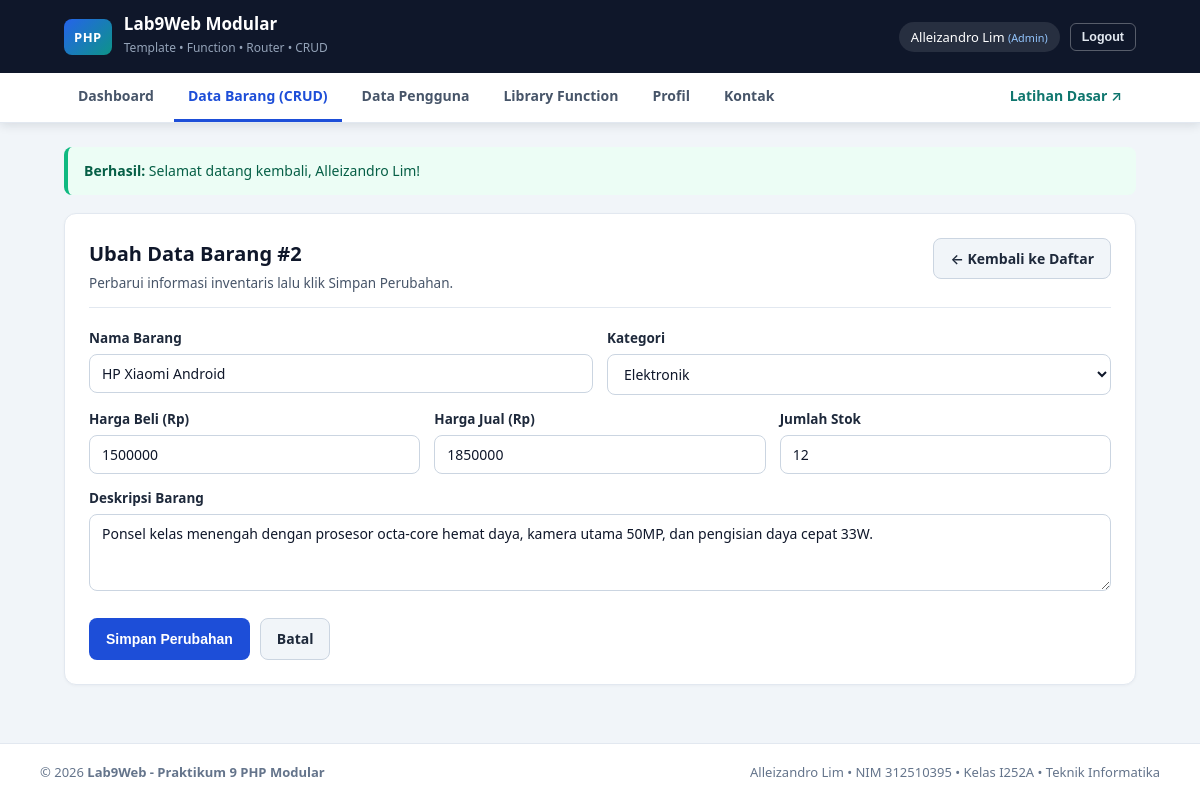
The page /index.php?page=barang/edit&id=2 (signed in) on the database its author committed.
### tables this page shows
CREATE TABLE data_barang (
    id_barang INT AUTO_INCREMENT PRIMARY KEY,
    kategori VARCHAR(50) NOT NULL,
    nama VARCHAR(100) NOT NULL,
    deskripsi TEXT DEFAULT NULL,
    gambar VARCHAR(100) DEFAULT 'default-item.svg',
    harga_beli DECIMAL(12, 0) NOT NULL DEFAULT 0,
    harga_jual DECIMAL(12, 0) NOT NULL DEFAULT 0,
    stok INT(4) NOT NULL DEFAULT 0
);

### modules/barang/edit.php (the view, shortened to what this page needs)
<?php
$id = isset($_GET['id']) && filter_var($_GET['id'], FILTER_VALIDATE_INT) !== false
    ? (int)$_GET['id']
    : (isset($_POST['id_barang']) ? (int)$_POST['id_barang'] : 0);
$stmtCari = $pdo->prepare("SELECT * FROM data_barang WHERE id_barang = :id");
$stmtCari->execute([':id' => $id]);
$barang = $stmtCari->fetch();
$daftarKategori = ['Elektronik', 'Komputer', 'Aksesoris', 'Jaringan', 'Lainnya'];
$input = [
    'nama'       => (string)$barang['nama'],
    'kategori'   => (string)$barang['kategori'],
    'harga_beli' => (string)$barang['harga_beli'],
    'harga_jual' => (string)$barang['harga_jual'],
    'stok'       => (string)$barang['stok'],
    'deskripsi'  => (string)($barang['deskripsi'] ?? ''),
];
?>
<section class="panel">
    <div class="panel-header">
        <div>
            <h2>Ubah Data Barang #<?= $id; ?></h2>
            <p class="panel-subtitle">Perbarui informasi inventaris lalu klik Simpan Perubahan.</p>
        </div>
        <a href="<?= e(routeUrl('barang/list')); ?>" class="btn btn-secondary">&larr; Kembali ke Daftar</a>
    </div>
    <form method="post" action="<?= e(routeUrl('barang/edit', ['id' => $id])); ?>" class="form-layout">
        <div class="form-row">
            <div class="form-field">
                <label for="nama">Nama Barang</label>
                <input type="text" id="nama" name="nama" value="<?= e($input['nama']); ?>" required>
            </div>
            <div class="form-field">
                <label for="kategori">Kategori</label>
                <select id="kategori" name="kategori" required>
                    <?php foreach ($daftarKategori as $kat): ?>
                        <option value="<?= e($kat); ?>" <?= $input['kategori'] === $kat ? 'selected' : ''; ?>><?= e($kat); ?></option>
                    <?php endforeach; ?>
                </select>
            </div>
        </div>
        <div class="form-row">
            <div class="form-field">
                <label for="harga_beli">Harga Beli (Rp)</label>
                <input type="number" id="harga_beli" name="harga_beli" value="<?= e($input['harga_beli']); ?>" min="0" required>
            </div>
            <div class="form-field">
                <label for="harga_jual">Harga Jual (Rp)</label>
                <input type="number" id="harga_jual" name="harga_jual" value="<?= e($input['harga_jual']); ?>" min="1" required>
            </div>
            <div class="form-field">
                <label for="stok">Jumlah Stok</label>
                <input type="number" id="stok" name="stok" value="<?= e($input['stok']); ?>" min="0" required>
            </div>
        </div>
        <div class="form-field">
            <label for="deskripsi">Deskripsi Barang</label>
            <textarea id="deskripsi" name="deskripsi" rows="3"><?= e($input['deskripsi']); ?></textarea>
        </div>
        <div class="form-actions">
            <button type="submit" class="btn btn-primary">Simpan Perubahan</button>
            <a href="<?= e(routeUrl('barang/list')); ?>" class="btn btn-secondary">Batal</a>
        </div>
    </form>
</section>

### assets/css/style.css (style rules this page uses)
:root { --bg-page: #f1f5f9; --bg-surface: #ffffff; --bg-subtle: #f8fafc; --navy-900: #0f172a; --navy-800: #1e293b; --primary: #1d4ed8; --primary-hover: #1e40af; --accent: #0f766e; --danger: #dc2626; --danger-hover: #b91c1c; --text-main: #0f172a; --text-secondary: #475569; --text-muted: #64748b; --border: #e2e8f0; --radius: 10px; }
* { box-sizing: border-box; }
body { margin: 0; font-family: 'Segoe UI', system-ui, -apple-system, sans-serif; background: var(--bg-page); color: var(--text-main); line-height: 1.55; }
.panel { background: var(--bg-surface); border: 1px solid var(--border); border-radius: 12px; padding: 24px; box-shadow: 0 1px 3px rgba(15, 23, 42, 0.04); }
.panel-header { display: flex; align-items: flex-start; justify-content: space-between; gap: 16px; margin-bottom: 20px; padding-bottom: 14px; border-bottom: 1px solid var(--border); }
.panel-header h2 { margin: 0 0 4px 0; font-size: 20px; }
.panel-subtitle { margin: 0; font-size: 13.5px; color: var(--text-secondary); }
.form-layout { display: flex; flex-direction: column; gap: 14px; }
.form-row { display: grid; grid-template-columns: repeat(auto-fit, minmax(200px, 1fr)); gap: 14px; }
.form-field label { display: block; font-size: 13.5px; font-weight: 600; margin-bottom: 5px; color: var(--navy-800); }
input[type="text"], input[type="email"], input[type="password"], input[type="number"], input[type="file"], select, textarea { width: 100%; padding: 9px 12px; border: 1px solid #cbd5e1; border-radius: 8px; font-size: 14px; font-family: inherit; background: #fff; color: var(--text-main); }
.form-actions { display: flex; gap: 10px; margin-top: 6px; }
.btn { display: inline-flex; align-items: center; justify-content: center; padding: 9px 16px; font-size: 14px; font-weight: 600; border-radius: 8px; border: 1px solid transparent; cursor: pointer; text-decoration: none; transition: background 0.15s, color 0.15s; }
.btn-primary { background: var(--primary); color: #fff; }
.btn-secondary { background: #f1f5f9; color: var(--navy-800); border-color: #cbd5e1; }

### rows shown on the page
data_barang: nama "HP Xiaomi Android", harga_beli "1500000", harga_jual "1850000", stok "12", deskripsi "Ponsel kelas menengah dengan prosesor octa-core hemat daya, kamera utama 50MP, dan pengisian daya cepat 33W."

### other values the page prints
$userAktif['nama'] "Alleizandro Lim"
$userAktif['role'] "Admin"
$label "Berhasil"
$flash['pesan'] "Selamat datang kembali, Alleizandro Lim!"
$id "2"
form field kategori "Elektronik"
